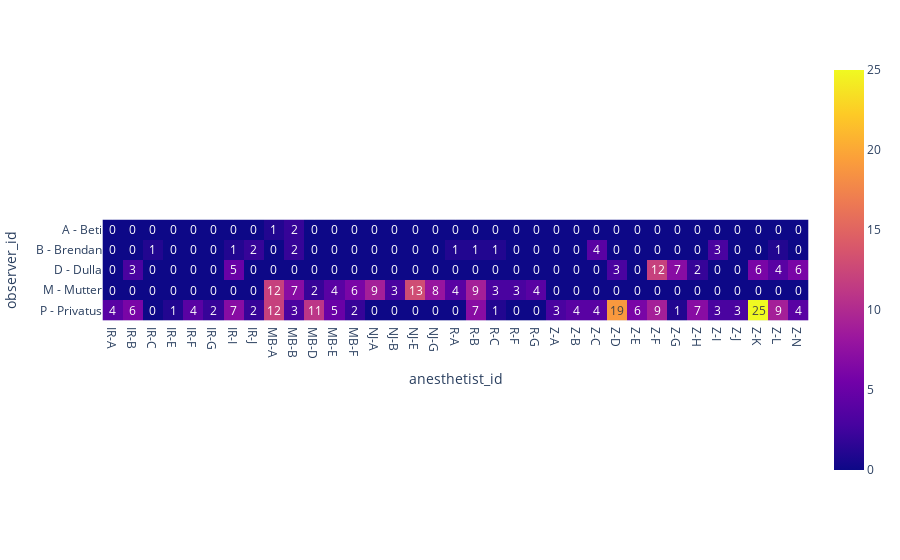

This figure's notebook cell:
### Code cell
#@title
fig = px.imshow(t1, text_auto=True)
fig.show()

### Figure 1 — Plotly figure (JSON) as saved in the notebook; plotly's stock layout.template omitted (floating-point values rounded to 4 significant figures; data arrays with more than 128 entries replaced by an {"elided": "..."} marker saying what was removed)
{"data": [{"coloraxis": "coloraxis", "hovertemplate": "anesthetist_id: %{x}<br>observer_id: %{y}<br>color: %{z}<extra></extra>", "name": "0", "texttemplate": "%{z}", "type": "heatmap", "x": ["IR-A", "IR-B", "IR-C", "IR-E", "IR-F", "IR-G", "IR-I", "IR-J", "MB-A", "MB-B", "MB-D", "MB-E", "MB-F", "NJ-A", "NJ-B", "NJ-E", "NJ-G", "R-A", "R-B", "R-C", "R-F", "R-G", "Z-A", "Z-B", "Z-C", "Z-D", "Z-E", "Z-F", "Z-G", "Z-H", "Z-I", "Z-J", "Z-K", "Z-L", "Z-N"], "xaxis": "x", "y": ["A - Beti", "B - Brendan", "D - Dulla", "M - Mutter", "P - Privatus"], "yaxis": "y", "z": {"elided": "5x35 int values"}}], "layout": {"coloraxis": {"colorscale": [[0, "#0d0887"], [0.1111, "#46039f"], [0.2222, "#7201a8"], [0.3333, "#9c179e"], [0.4444, "#bd3786"], [0.5556, "#d8576b"], [0.6667, "#ed7953"], [0.7778, "#fb9f3a"], [0.8889, "#fdca26"], [1, "#f0f921"]]}, "margin": {"t": 60}, "xaxis": {"anchor": "y", "constrain": "domain", "domain": [0, 1], "scaleanchor": "y", "title": {"text": "anesthetist_id"}}, "yaxis": {"anchor": "x", "autorange": "reversed", "constrain": "domain", "domain": [0, 1], "title": {"text": "observer_id"}}}}
